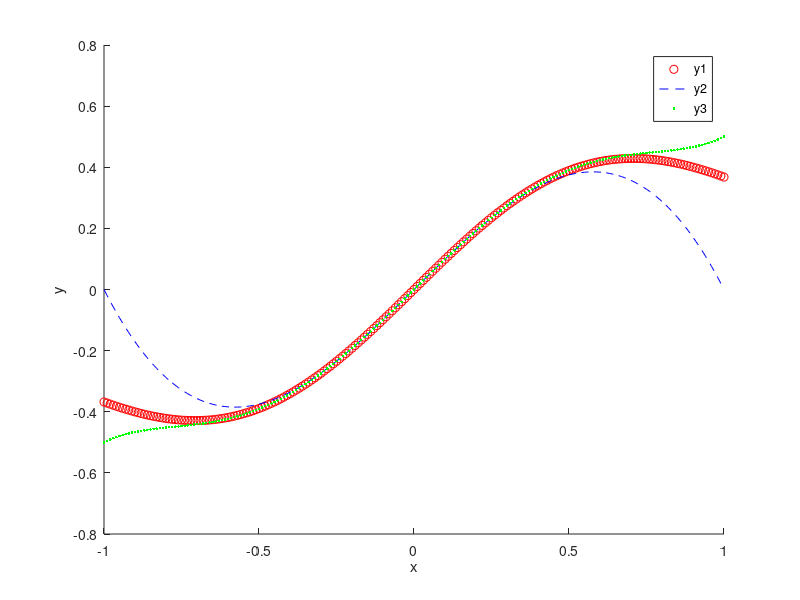

The MATLAB source for this figure:
% part (a)
x = -1:0.01:1

% part (b)
y1 = x.*exp(-x.^2);
y2 = x.*(1-x.^2);
y3 = x - x.^3 + (1/2)*x.^5;

% part (c)
hold on 
plot(x,y1,'ro')
plot(x,y2,'b--')
plot(x,y3,'g.')


% part (d)
xlabel("x")
ylabel("y")
legend("y1","y2","y3")

